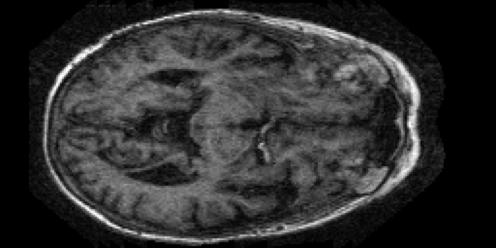
#> input picture Data/Mild Dementia/OAS1_0028_MR1_mpr-2_127.jpg, 496 x 248 px; its folder holds only this picture in this run
$ jupyter execute --allow-errors 2_Logistic_Regression_Balanced.ipynb
#> lines starting #> are read from the running program, lines starting #| are printed output that depends on the picture
## Setup and Imports

[cell 1]
import os
from PIL import Image
import numpy as np
import matplotlib.pyplot as plt
import pandas as pd
from sklearn.linear_model import LogisticRegression
from sklearn.decomposition import PCA
from sklearn.preprocessing import StandardScaler
from sklearn.preprocessing import LabelEncoder
from sklearn.model_selection import cross_val_score
from sklearn.model_selection import train_test_split
from sklearn.metrics import (
    accuracy_score,
    precision_score,
    recall_score,
    f1_score,
    confusion_matrix,
    roc_curve,
    auc,
)
from sklearn.utils import resample
from matplotlib.colors import ListedColormap

print("Version information")

print("numpy: {}".format(np.__version__))
print("pandas: {}".format(pd.__version__))

## Preprocessing the Data

### Initializing global variables

[cell 2]
DATA = '../Data/'
IMAGE_SIZE = (62, 124)
TEST_SPLIT = 0.3
classes = ["Mild Dementia", "Moderate Dementia", "Non Demented", "Very mild Dementia"]

### Loading the Images

[cell 3]
mild = DATA + 'Mild Dementia/'
moderate = DATA + 'Moderate Dementia/'
non_demented = DATA + 'Non Demented/'
very_mild = DATA + 'Very Mild Dementia/'
data = []
labels = []
print("Loading data")
print("Loading Mild Dementia Images")
count = 0
for image in os.listdir(mild):
    file = os.path.join(mild, image)
    img = Image.open(file).resize(IMAGE_SIZE).convert("L")
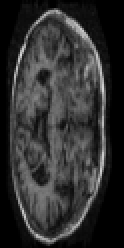
#> img: PIL image 62x124 L (shown 2 times larger); min 0, max 215, mean 47.6
    data.append(np.array(img).flatten())
    labels.append(0)
    count += 1
print("Loaded {} Mild Dementia Images".format(count))
count = 0
print("Loading Moderate Dementia Images")
for image in os.listdir(moderate):
    file = os.path.join(moderate, image)
    img = Image.open(file).resize(IMAGE_SIZE).convert("L")
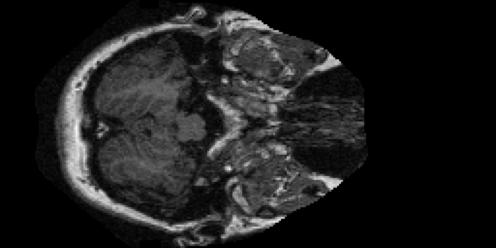
#> input picture Data/Moderate Dementia/OAS1_0308_MR1_mpr-1_100.jpg, 496 x 248 px
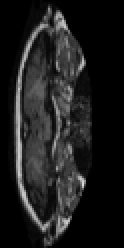
#> img: PIL image 62x124 L (shown 2 times larger); min 0, max 216, mean 29.4
    data.append(np.array(img).flatten())
    labels.append(1)
    count += 1
print("Loaded {} Moderate Dementia Images".format(count))
count = 0
print("Loading Non Demented Images")
#> (the rest of this cell did not finish here and is left out)
